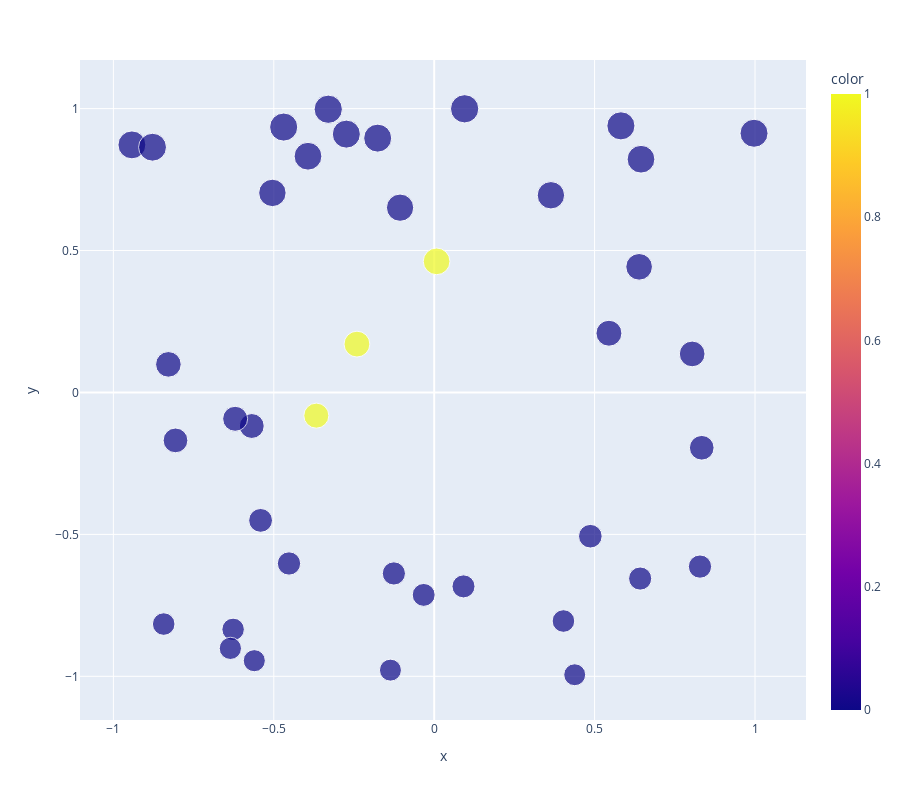

The cell this chart's notebook holds for it:
### Code cell
px.scatter(x=x, y=y, color=z, height=800, size=y+4)

### Figure 1 — Plotly figure (JSON) as saved in the notebook; plotly's stock layout.template omitted (floating-point values rounded to 4 significant figures)
{"data": [{"hovertemplate": "x=%{x}<br>y=%{y}<br>size=%{marker.size}<br>color=%{marker.color}<extra></extra>", "legendgroup": "", "marker": {"color": [0, 0, 0, 0, 0, 0, 0, 1, 0, 1, 0, 0, 1, 0, 0, 0, 0, 0, 0, 0, 0, 0, 0, 0, 0, 0, 0, 0, 0, 0, 0, 0, 0, 0, 0, 0, 0, 0, 0, 0], "coloraxis": "coloraxis", "size": [4.832, 3.362, 3.494, 3.317, 3.831, 4.651, 4.209, 3.918, 3.184, 4.462, 4.998, 4.913, 4.17, 4.896, 3.549, 4.703, 3.398, 4.443, 4.822, 4.935, 4.099, 3.195, 4.872, 3.006, 4.939, 3.055, 3.805, 3.022, 4.695, 4.136, 3.165, 3.344, 3.882, 3.907, 3.287, 4.864, 3.098, 4.999, 3.387, 4.91], "sizemode": "area", "sizeref": 0.0125, "symbol": "circle"}, "mode": "markers", "name": "", "orientation": "v", "showlegend": false, "type": "scatter", "x": [-0.3934, -0.1257, 0.4867, 0.09134, -0.8065, -0.1064, 0.5447, -0.3674, -0.8432, 0.007455, -0.3303, 0.9969, -0.2408, -0.1762, -0.5412, -0.5044, -0.4526, 0.6387, 0.6446, -0.4692, -0.8286, 0.4028, -0.9423, 0.438, 0.582, -0.5608, 0.834, -0.1364, 0.3638, 0.8042, -0.6268, 0.642, -0.5687, -0.6205, -0.03277, -0.878, -0.6354, 0.09486, 0.8285, -0.2739], "xaxis": "x", "y": [0.8322, -0.6376, -0.5064, -0.6832, -0.1689, 0.6509, 0.2086, -0.08166, -0.8159, 0.4618, 0.9977, 0.9131, 0.1704, 0.896, -0.4507, 0.7029, -0.6025, 0.4426, 0.8217, 0.9349, 0.09896, -0.8052, 0.8721, -0.9944, 0.9392, -0.9449, -0.1948, -0.9782, 0.6947, 0.1357, -0.8347, -0.6556, -0.1182, -0.09277, -0.7132, 0.864, -0.9015, 0.9992, -0.6134, 0.9101], "yaxis": "y"}], "layout": {"coloraxis": {"colorbar": {"title": {"text": "color"}}, "colorscale": [[0, "#0d0887"], [0.1111, "#46039f"], [0.2222, "#7201a8"], [0.3333, "#9c179e"], [0.4444, "#bd3786"], [0.5556, "#d8576b"], [0.6667, "#ed7953"], [0.7778, "#fb9f3a"], [0.8889, "#fdca26"], [1, "#f0f921"]]}, "height": 800, "legend": {"itemsizing": "constant", "tracegroupgap": 0}, "margin": {"t": 60}, "xaxis": {"anchor": "y", "domain": [0, 1], "title": {"text": "x"}}, "yaxis": {"anchor": "x", "domain": [0, 1], "title": {"text": "y"}}}}
